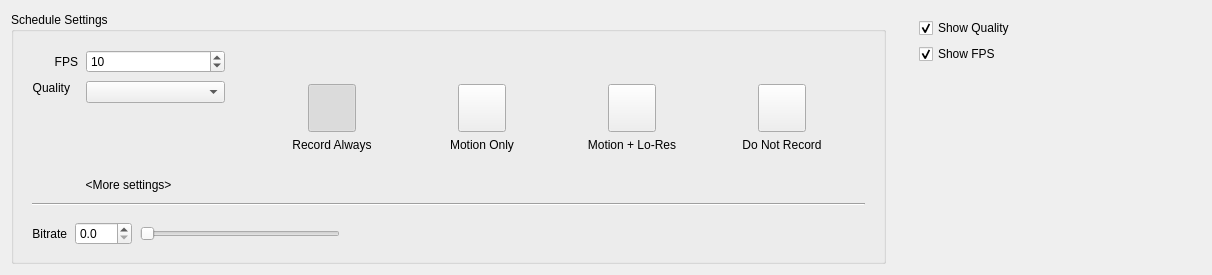
<?xml version="1.0" encoding="UTF-8"?>
<ui version="4.0">
 <class>ScheduleSettingsWidget</class>
 <widget class="QWidget" name="ScheduleSettingsWidget">
  <property name="geometry">
   <rect>
    <x>0</x>
    <y>0</y>
    <width>1212</width>
    <height>275</height>
   </rect>
  </property>
  <layout class="QHBoxLayout" name="horizontalLayout_2" stretch="3,1">
   <property name="spacing">
    <number>24</number>
   </property>
   <property name="topMargin">
    <number>12</number>
   </property>
   <item>
    <widget class="QGroupBox" name="settingsGroupBox">
     <property name="title">
      <string>Schedule Settings</string>
     </property>
     <layout class="QGridLayout" name="gridLayout_4">
      <property name="bottomMargin">
       <number>0</number>
      </property>
      <property name="verticalSpacing">
       <number>0</number>
      </property>
      <item row="0" column="1">
       <widget class="QWidget" name="scheduleSettingsButtons" native="true">
        <property name="sizePolicy">
         <sizepolicy hsizetype="MinimumExpanding" vsizetype="Maximum">
          <horstretch>3</horstretch>
          <verstretch>0</verstretch>
         </sizepolicy>
        </property>
        <layout class="QVBoxLayout" name="verticalLayout">
         <property name="topMargin">
          <number>2</number>
         </property>
         <property name="bottomMargin">
          <number>8</number>
         </property>
         <item>
          <layout class="QGridLayout" name="gridLayout" rowstretch="1,0">
           <property name="leftMargin">
            <number>16</number>
           </property>
           <property name="rightMargin">
            <number>16</number>
           </property>
           <property name="horizontalSpacing">
            <number>16</number>
           </property>
           <item row="0" column="0">
            <layout class="QHBoxLayout" name="horizontalLayout_5">
             <item>
              <widget class="nx::client::desktop::SelectableButton" name="recordAlwaysButton">
               <property name="minimumSize">
                <size>
                 <width>48</width>
                 <height>48</height>
                </size>
               </property>
               <property name="maximumSize">
                <size>
                 <width>48</width>
                 <height>48</height>
                </size>
               </property>
               <property name="text">
                <string/>
               </property>
               <property name="iconSize">
                <size>
                 <width>48</width>
                 <height>48</height>
                </size>
               </property>
               <property name="checkable">
                <bool>true</bool>
               </property>
               <property name="checked">
                <bool>true</bool>
               </property>
               <property name="autoExclusive">
                <bool>true</bool>
               </property>
               <property name="popupMode">
                <enum>QToolButton::DelayedPopup</enum>
               </property>
               <property name="autoRaise">
                <bool>false</bool>
               </property>
              </widget>
             </item>
            </layout>
           </item>
           <item row="0" column="1">
            <layout class="QHBoxLayout" name="horizontalLayout_6">
             <item>
              <widget class="nx::client::desktop::SelectableButton" name="recordMotionButton">
               <property name="minimumSize">
                <size>
                 <width>48</width>
                 <height>48</height>
                </size>
               </property>
               <property name="maximumSize">
                <size>
                 <width>48</width>
                 <height>48</height>
                </size>
               </property>
               <property name="text">
                <string/>
               </property>
               <property name="iconSize">
                <size>
                 <width>48</width>
                 <height>48</height>
                </size>
               </property>
               <property name="checkable">
                <bool>true</bool>
               </property>
               <property name="autoExclusive">
                <bool>true</bool>
               </property>
               <property name="autoRaise">
                <bool>false</bool>
               </property>
              </widget>
             </item>
            </layout>
           </item>
           <item row="0" column="2">
            <layout class="QHBoxLayout" name="horizontalLayout_7">
             <item>
              <widget class="nx::client::desktop::SelectableButton" name="recordMotionPlusLQButton">
               <property name="minimumSize">
                <size>
                 <width>48</width>
                 <height>48</height>
                </size>
               </property>
               <property name="maximumSize">
                <size>
                 <width>48</width>
                 <height>48</height>
                </size>
               </property>
               <property name="text">
                <string/>
               </property>
               <property name="iconSize">
                <size>
                 <width>48</width>
                 <height>48</height>
                </size>
               </property>
               <property name="checkable">
                <bool>true</bool>
               </property>
               <property name="autoExclusive">
                <bool>true</bool>
               </property>
               <property name="autoRaise">
                <bool>false</bool>
               </property>
              </widget>
             </item>
            </layout>
           </item>
           <item row="0" column="3">
            <layout class="QHBoxLayout" name="horizontalLayout_8">
             <item>
              <widget class="nx::client::desktop::SelectableButton" name="noRecordButton">
               <property name="minimumSize">
                <size>
                 <width>48</width>
                 <height>48</height>
                </size>
               </property>
               <property name="maximumSize">
                <size>
                 <width>48</width>
                 <height>48</height>
                </size>
               </property>
               <property name="text">
                <string/>
               </property>
               <property name="iconSize">
                <size>
                 <width>48</width>
                 <height>48</height>
                </size>
               </property>
               <property name="checkable">
                <bool>true</bool>
               </property>
               <property name="autoExclusive">
                <bool>true</bool>
               </property>
               <property name="autoRaise">
                <bool>false</bool>
               </property>
              </widget>
             </item>
            </layout>
           </item>
           <item row="1" column="0">
            <widget class="QLabel" name="labelAlways">
             <property name="sizePolicy">
              <sizepolicy hsizetype="MinimumExpanding" vsizetype="Preferred">
               <horstretch>0</horstretch>
               <verstretch>0</verstretch>
              </sizepolicy>
             </property>
             <property name="minimumSize">
              <size>
               <width>0</width>
               <height>0</height>
              </size>
             </property>
             <property name="text">
              <string>Record Always</string>
             </property>
             <property name="textFormat">
              <enum>Qt::AutoText</enum>
             </property>
             <property name="alignment">
              <set>Qt::AlignCenter</set>
             </property>
             <property name="wordWrap">
              <bool>true</bool>
             </property>
             <property name="buddy">
              <cstring>recordAlwaysButton</cstring>
             </property>
            </widget>
           </item>
           <item row="1" column="1">
            <widget class="QLabel" name="labelMotionOnly">
             <property name="sizePolicy">
              <sizepolicy hsizetype="MinimumExpanding" vsizetype="Preferred">
               <horstretch>0</horstretch>
               <verstretch>0</verstretch>
              </sizepolicy>
             </property>
             <property name="text">
              <string>Motion Only</string>
             </property>
             <property name="alignment">
              <set>Qt::AlignCenter</set>
             </property>
             <property name="wordWrap">
              <bool>true</bool>
             </property>
             <property name="buddy">
              <cstring>recordMotionButton</cstring>
             </property>
            </widget>
           </item>
           <item row="1" column="2">
            <widget class="QLabel" name="labelMotionPlusLQ">
             <property name="sizePolicy">
              <sizepolicy hsizetype="MinimumExpanding" vsizetype="Preferred">
               <horstretch>0</horstretch>
               <verstretch>0</verstretch>
              </sizepolicy>
             </property>
             <property name="text">
              <string>Motion + Lo-Res</string>
             </property>
             <property name="alignment">
              <set>Qt::AlignCenter</set>
             </property>
             <property name="wordWrap">
              <bool>true</bool>
             </property>
             <property name="buddy">
              <cstring>recordMotionPlusLQButton</cstring>
             </property>
            </widget>
           </item>
           <item row="1" column="3">
            <widget class="QLabel" name="labelNoRecord">
             <property name="sizePolicy">
              <sizepolicy hsizetype="MinimumExpanding" vsizetype="Preferred">
               <horstretch>0</horstretch>
               <verstretch>0</verstretch>
              </sizepolicy>
             </property>
             <property name="text">
              <string>Do Not Record</string>
             </property>
             <property name="alignment">
              <set>Qt::AlignCenter</set>
             </property>
             <property name="wordWrap">
              <bool>true</bool>
             </property>
             <property name="buddy">
              <cstring>noRecordButton</cstring>
             </property>
            </widget>
           </item>
          </layout>
         </item>
         <item>
          <spacer name="verticalSpacer">
           <property name="orientation">
            <enum>Qt::Vertical</enum>
           </property>
           <property name="sizeHint" stdset="0">
            <size>
             <width>1</width>
             <height>1</height>
            </size>
           </property>
          </spacer>
         </item>
        </layout>
       </widget>
      </item>
      <item row="1" column="0" colspan="2">
       <widget class="QWidget" name="advancedSettingsWidget" native="true">
        <layout class="QVBoxLayout" name="verticalLayout_4">
         <property name="spacing">
          <number>16</number>
         </property>
         <property name="topMargin">
          <number>0</number>
         </property>
         <property name="bottomMargin">
          <number>16</number>
         </property>
         <item>
          <widget class="Line" name="line">
           <property name="orientation">
            <enum>Qt::Horizontal</enum>
           </property>
          </widget>
         </item>
         <item>
          <layout class="QHBoxLayout" name="horizontalLayout">
           <property name="spacing">
            <number>8</number>
           </property>
           <item>
            <widget class="QLabel" name="bitrateLabel">
             <property name="text">
              <string>Bitrate</string>
             </property>
             <property name="alignment">
              <set>Qt::AlignRight|Qt::AlignTrailing|Qt::AlignVCenter</set>
             </property>
             <property name="buddy">
              <cstring>bitrateSpinBox</cstring>
             </property>
            </widget>
           </item>
           <item>
            <widget class="QDoubleSpinBox" name="bitrateSpinBox">
             <property name="decimals">
              <number>1</number>
             </property>
             <property name="singleStep">
              <double>0.100000000000000</double>
             </property>
            </widget>
           </item>
           <item>
            <widget class="QSlider" name="bitrateSlider">
             <property name="maximumSize">
              <size>
               <width>200</width>
               <height>16777215</height>
              </size>
             </property>
             <property name="maximum">
              <number>1000</number>
             </property>
             <property name="singleStep">
              <number>10</number>
             </property>
             <property name="pageStep">
              <number>100</number>
             </property>
             <property name="orientation">
              <enum>Qt::Horizontal</enum>
             </property>
            </widget>
           </item>
           <item>
            <spacer name="horizontalSpacer_2">
             <property name="orientation">
              <enum>Qt::Horizontal</enum>
             </property>
             <property name="sizeHint" stdset="0">
              <size>
               <width>40</width>
               <height>20</height>
              </size>
             </property>
            </spacer>
           </item>
          </layout>
         </item>
        </layout>
       </widget>
      </item>
      <item row="0" column="0">
       <widget class="QWidget" name="fpsAndQualityWidget" native="true">
        <property name="sizePolicy">
         <sizepolicy hsizetype="Preferred" vsizetype="Preferred">
          <horstretch>1</horstretch>
          <verstretch>0</verstretch>
         </sizepolicy>
        </property>
        <layout class="QFormLayout" name="formLayout">
         <property name="fieldGrowthPolicy">
          <enum>QFormLayout::AllNonFixedFieldsGrow</enum>
         </property>
         <property name="labelAlignment">
          <set>Qt::AlignRight|Qt::AlignTrailing|Qt::AlignVCenter</set>
         </property>
         <property name="horizontalSpacing">
          <number>8</number>
         </property>
         <property name="verticalSpacing">
          <number>8</number>
         </property>
         <property name="bottomMargin">
          <number>8</number>
         </property>
         <item row="0" column="0">
          <widget class="QLabel" name="fpsLabel">
           <property name="text">
            <string>FPS</string>
           </property>
           <property name="alignment">
            <set>Qt::AlignRight|Qt::AlignTrailing|Qt::AlignVCenter</set>
           </property>
          </widget>
         </item>
         <item row="0" column="1">
          <widget class="QSpinBox" name="fpsSpinBox">
           <property name="minimum">
            <number>1</number>
           </property>
           <property name="maximum">
            <number>30</number>
           </property>
           <property name="value">
            <number>10</number>
           </property>
          </widget>
         </item>
         <item row="1" column="0">
          <layout class="QHBoxLayout" name="qualityLabelLayout" stretch="0,1">
           <item>
            <widget class="QLabel" name="qualityLabel">
             <property name="text">
              <string>Quality</string>
             </property>
             <property name="alignment">
              <set>Qt::AlignRight|Qt::AlignTrailing|Qt::AlignVCenter</set>
             </property>
            </widget>
           </item>
           <item>
            <widget class="nx::client::desktop::HintButton" name="qualityLabelHint" native="true">
             <property name="sizePolicy">
              <sizepolicy hsizetype="Fixed" vsizetype="Fixed">
               <horstretch>0</horstretch>
               <verstretch>0</verstretch>
              </sizepolicy>
             </property>
            </widget>
           </item>
          </layout>
         </item>
         <item row="1" column="1">
          <widget class="QComboBox" name="qualityComboBox">
           <property name="currentIndex">
            <number>-1</number>
           </property>
          </widget>
         </item>
         <item row="3" column="0" colspan="2">
          <widget class="QPushButton" name="advancedSettingsButton">
           <property name="maximumSize">
            <size>
             <width>16777215</width>
             <height>20</height>
            </size>
           </property>
           <property name="text">
            <string notr="true">&lt;More settings&gt;</string>
           </property>
           <property name="flat">
            <bool>true</bool>
           </property>
          </widget>
         </item>
         <item row="2" column="0" colspan="2">
          <spacer name="verticalSpacer_2">
           <property name="orientation">
            <enum>Qt::Vertical</enum>
           </property>
           <property name="sizeHint" stdset="0">
            <size>
             <width>10</width>
             <height>1</height>
            </size>
           </property>
          </spacer>
         </item>
        </layout>
       </widget>
      </item>
     </layout>
    </widget>
   </item>
   <item>
    <widget class="QWidget" name="displaySettingsWidget" native="true">
     <property name="minimumSize">
      <size>
       <width>100</width>
       <height>100</height>
      </size>
     </property>
     <layout class="QVBoxLayout" name="verticalLayout_2">
      <property name="topMargin">
       <number>6</number>
      </property>
      <item>
       <widget class="QCheckBox" name="displayQualityCheckBox">
        <property name="text">
         <string>Show Quality</string>
        </property>
        <property name="checked">
         <bool>true</bool>
        </property>
       </widget>
      </item>
      <item>
       <widget class="QCheckBox" name="displayFpsCheckBox">
        <property name="text">
         <string>Show FPS</string>
        </property>
        <property name="checked">
         <bool>true</bool>
        </property>
       </widget>
      </item>
      <item>
       <spacer name="verticalSpacer_3">
        <property name="orientation">
         <enum>Qt::Vertical</enum>
        </property>
        <property name="sizeHint" stdset="0">
         <size>
          <width>40</width>
          <height>20</height>
         </size>
        </property>
       </spacer>
      </item>
     </layout>
    </widget>
   </item>
  </layout>
 </widget>
 <customwidgets>
  <customwidget>
   <class>nx::client::desktop::SelectableButton</class>
   <extends>QToolButton</extends>
   <header location="global">nx/client/desktop/common/widgets/selectable_button.h</header>
  </customwidget>
  <customwidget>
   <class>nx::client::desktop::HintButton</class>
   <extends>QWidget</extends>
   <header location="global">nx/client/desktop/common/widgets/hint_button.h</header>
  </customwidget>
 </customwidgets>
 <resources/>
 <connections/>
</ui>
